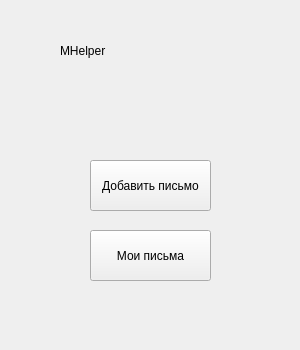
<?xml version="1.0" encoding="UTF-8"?>
<ui version="4.0">
 <class>MainWindow</class>
 <widget class="QMainWindow" name="MainWindow">
  <property name="geometry">
   <rect>
    <x>0</x>
    <y>0</y>
    <width>300</width>
    <height>350</height>
   </rect>
  </property>
  <property name="maximumSize">
   <size>
    <width>300</width>
    <height>350</height>
   </size>
  </property>
  <property name="windowTitle">
   <string>Основное окно</string>
  </property>
  <widget class="QWidget" name="centralwidget">
   <widget class="QLabel" name="name_lbl">
    <property name="geometry">
     <rect>
      <x>60</x>
      <y>20</y>
      <width>191</width>
      <height>61</height>
     </rect>
    </property>
    <property name="text">
     <string>MHelper</string>
    </property>
   </widget>
   <widget class="QPushButton" name="addmail_btn">
    <property name="geometry">
     <rect>
      <x>90</x>
      <y>160</y>
      <width>121</width>
      <height>51</height>
     </rect>
    </property>
    <property name="text">
     <string>Добавить письмо</string>
    </property>
   </widget>
   <widget class="QPushButton" name="seemail_btn">
    <property name="geometry">
     <rect>
      <x>90</x>
      <y>230</y>
      <width>121</width>
      <height>51</height>
     </rect>
    </property>
    <property name="text">
     <string>Мои письма</string>
    </property>
   </widget>
  </widget>
 </widget>
 <resources/>
 <connections/>
</ui>
